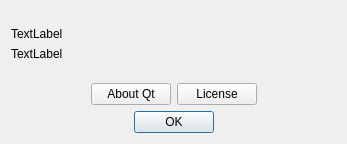
<?xml version="1.0" encoding="UTF-8"?>
<ui version="4.0">
 <class>AboutDialog</class>
 <widget class="QDialog" name="AboutDialog">
  <property name="geometry">
   <rect>
    <x>0</x>
    <y>0</y>
    <width>347</width>
    <height>144</height>
   </rect>
  </property>
  <property name="windowTitle">
   <string>About farman</string>
  </property>
  <layout class="QVBoxLayout" name="verticalLayout">
   <item>
    <widget class="QLabel" name="appNameLabel">
     <property name="text">
      <string>TextLabel</string>
     </property>
     <property name="alignment">
      <set>Qt::AlignBottom|Qt::AlignLeading|Qt::AlignLeft</set>
     </property>
    </widget>
   </item>
   <item>
    <widget class="QLabel" name="appDescriptionLabel">
     <property name="text">
      <string>TextLabel</string>
     </property>
     <property name="alignment">
      <set>Qt::AlignLeading|Qt::AlignLeft|Qt::AlignTop</set>
     </property>
    </widget>
   </item>
   <item>
    <layout class="QHBoxLayout" name="horizontalLayout" stretch="1,0,0,1">
     <item>
      <spacer name="horizontalSpacer">
       <property name="orientation">
        <enum>Qt::Horizontal</enum>
       </property>
       <property name="sizeHint" stdset="0">
        <size>
         <width>83</width>
         <height>20</height>
        </size>
       </property>
      </spacer>
     </item>
     <item>
      <widget class="QPushButton" name="aboutQtPushButton">
       <property name="text">
        <string>About Qt</string>
       </property>
      </widget>
     </item>
     <item>
      <widget class="QPushButton" name="licensePushButton">
       <property name="text">
        <string>License</string>
       </property>
      </widget>
     </item>
     <item>
      <spacer name="horizontalSpacer_2">
       <property name="orientation">
        <enum>Qt::Horizontal</enum>
       </property>
       <property name="sizeHint" stdset="0">
        <size>
         <width>40</width>
         <height>20</height>
        </size>
       </property>
      </spacer>
     </item>
    </layout>
   </item>
   <item>
    <widget class="QDialogButtonBox" name="buttonBox">
     <property name="orientation">
      <enum>Qt::Horizontal</enum>
     </property>
     <property name="standardButtons">
      <set>QDialogButtonBox::Ok</set>
     </property>
     <property name="centerButtons">
      <bool>true</bool>
     </property>
    </widget>
   </item>
  </layout>
 </widget>
 <resources/>
 <connections>
  <connection>
   <sender>buttonBox</sender>
   <signal>accepted()</signal>
   <receiver>AboutDialog</receiver>
   <slot>accept()</slot>
   <hints>
    <hint type="sourcelabel">
     <x>248</x>
     <y>254</y>
    </hint>
    <hint type="destinationlabel">
     <x>157</x>
     <y>274</y>
    </hint>
   </hints>
  </connection>
  <connection>
   <sender>buttonBox</sender>
   <signal>rejected()</signal>
   <receiver>AboutDialog</receiver>
   <slot>reject()</slot>
   <hints>
    <hint type="sourcelabel">
     <x>316</x>
     <y>260</y>
    </hint>
    <hint type="destinationlabel">
     <x>286</x>
     <y>274</y>
    </hint>
   </hints>
  </connection>
 </connections>
</ui>
